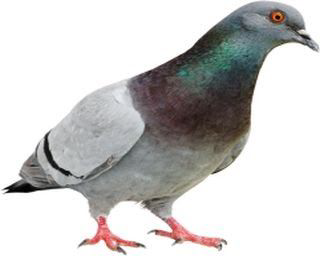
#> input picture LAB4/queryimage.png, 320 x 256 px
$ jupyter execute CS21B1056_Q2.ipynb
#> lines starting #> are read from the running program, lines starting #| are printed output that depends on the picture; long printed decimals are rounded
[cell 1]
# pip install opencv-python

[cell 2]
import cv2
import numpy as np
import matplotlib.pyplot as plt

[cell 3]
query_img = cv2.imread('queryimage.png')
#> query_img is the input picture: shape (256, 320, 3); mean B, G, R 201.1, 202, 203.2
ref_img1 = cv2.imread('refimage1.png')
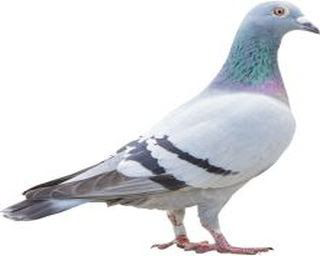
#> input picture LAB4/refimage1.png, 320 x 256 px
#> ref_img1 is the input picture: shape (256, 320, 3); mean B, G, R 227.7, 224.7, 223.4
ref_img2 = cv2.imread('refimage2.png')
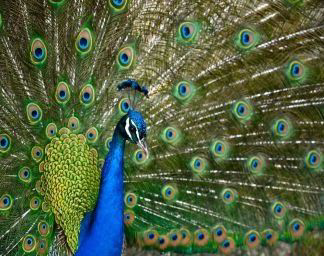
#> input picture LAB4/refimage2.png, 324 x 256 px
#> ref_img2 is the input picture: shape (256, 324, 3); mean B, G, R 65, 98, 82.4

query_img = cv2.cvtColor(query_img, cv2.COLOR_BGR2RGB)
ref_img1 = cv2.cvtColor(ref_img1, cv2.COLOR_BGR2RGB)
ref_img2 = cv2.cvtColor(ref_img2, cv2.COLOR_BGR2RGB)

query_img_hist = cv2.calcHist([query_img], [0, 1, 2], None, [256, 256, 256], [0, 256 , 0, 256, 0, 256])
ref_img1_hist = cv2.calcHist([ref_img1], [0, 1, 2], None, [256, 256, 256], [0, 256, 0, 256, 0, 256])
ref_img2_hist = cv2.calcHist([ref_img2], [0, 1, 2], None, [256, 256, 256], [0, 256, 0, 256, 0, 256])

query_hist_norm = cv2.normalize(query_img_hist, query_img_hist).flatten()
ref1_hist_norm = cv2.normalize(ref_img1_hist, ref_img1_hist).flatten()
ref2_hist_norm = cv2.normalize(ref_img2_hist, ref_img2_hist).flatten()

dist1 = cv2.compareHist(query_hist_norm, ref1_hist_norm, cv2.HISTCMP_BHATTACHARYYA)
#> dist1 = 0.595
dist2 = cv2.compareHist(query_hist_norm, ref2_hist_norm, cv2.HISTCMP_BHATTACHARYYA)
#> dist2 = 0.998

print('Bhattacharya Distance between Query image and Reference-1 image is : ', dist1)
#| Bhattacharya Distance between Query image and Reference-1 image is :  0.5953
print('Bhattacharya Distance between Query image and Reference-2 image is : ', dist2)
#| Bhattacharya Distance between Query image and Reference-2 image is :  0.9976
